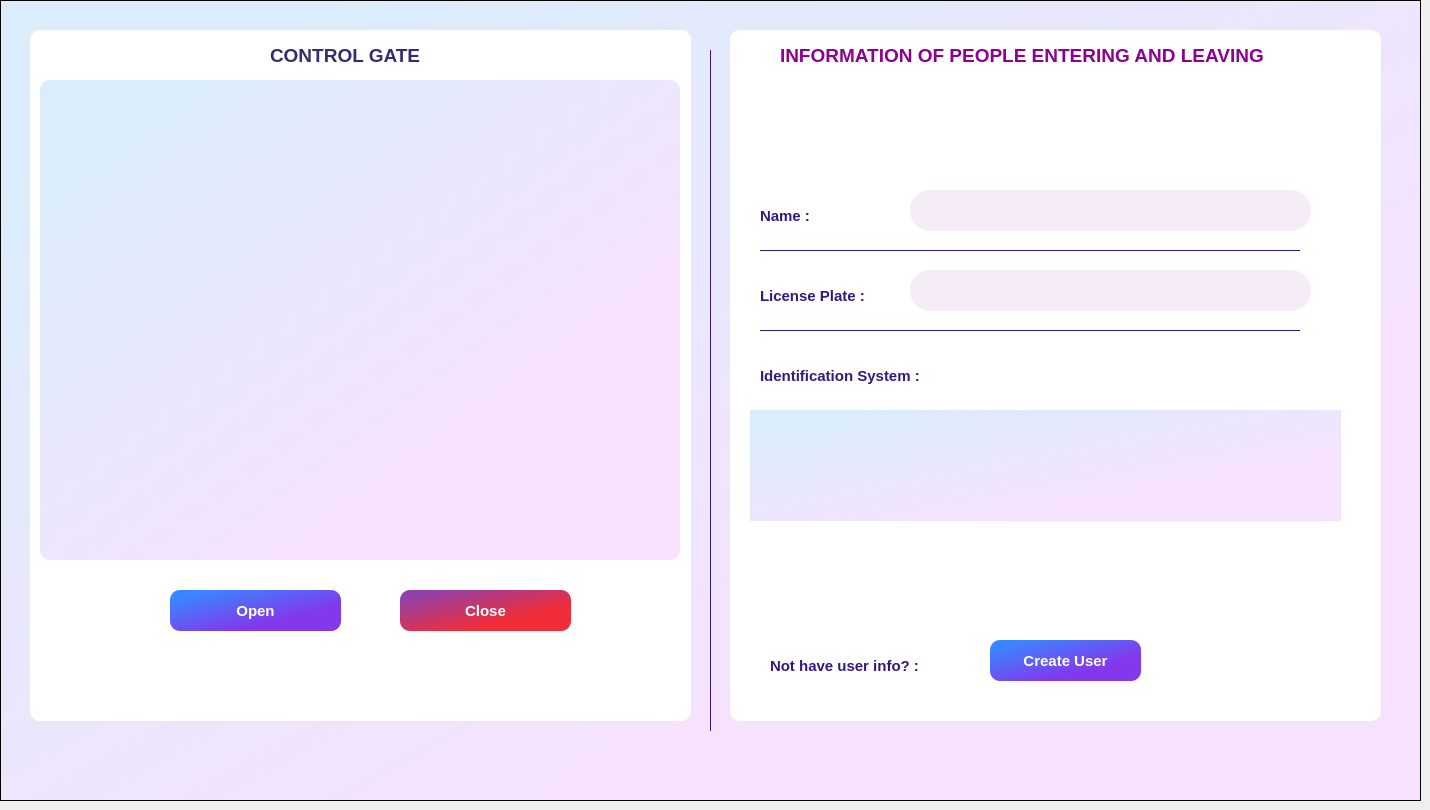
    <widget class="QWidget" name="controlGate">
     <attribute name="title">
      <string>Control Gate</string>
     </attribute>
     <widget class="QFrame" name="frame">
      <property name="geometry">
       <rect>
        <x>0</x>
        <y>0</y>
        <width>1421</width>
        <height>801</height>
       </rect>
      </property>
      <property name="styleSheet">
       <string notr="true">QFrame {
	background-color: #E9E2F8;
background-color: qlineargradient(spread:pad, x1:1, y1:1, x2:0, y2:0, stop:0.306818 rgb(246,226,253), stop:0.886364 rgb(219,237,252));

}</string>
      </property>
      <property name="frameShape">
       <enum>QFrame::StyledPanel</enum>
      </property>
      <property name="frameShadow">
       <enum>QFrame::Raised</enum>
      </property>
      <widget class="QGroupBox" name="groupBox_4">
       <property name="geometry">
        <rect>
         <x>730</x>
         <y>30</y>
         <width>651</width>
         <height>691</height>
        </rect>
       </property>
       <property name="mouseTracking">
        <bool>true</bool>
       </property>
       <property name="tabletTracking">
        <bool>false</bool>
       </property>
       <property name="styleSheet">
        <string notr="true">QGroupBox{
	background-color: #fff;
    border: none;
    border-radius: 10px
}</string>
       </property>
       <property name="title">
        <string/>
       </property>
       <property name="checkable">
        <bool>false</bool>
       </property>
       <widget class="QLineEdit" name="txtUsername">
        <property name="geometry">
         <rect>
          <x>180</x>
          <y>160</y>
          <width>401</width>
          <height>41</height>
         </rect>
        </property>
        <property name="font">
         <font>
          <family>Segoe UI</family>
          <pointsize>10</pointsize>
          <weight>75</weight>
          <bold>true</bold>
         </font>
        </property>
        <property name="styleSheet">
         <string notr="true">QLineEdit{
	border-radius: 20px;
	padding-left: 12px;
	color: #371881;
background-color: #f5ecf8;
}</string>
        </property>
        <property name="text">
         <string/>
        </property>
       </widget>
       <widget class="QLabel" name="label_2">
        <property name="geometry">
         <rect>
          <x>30</x>
          <y>300</y>
          <width>540</width>
          <height>1</height>
         </rect>
        </property>
        <property name="styleSheet">
         <string notr="true">QLabel {
	background-color: #371881;
}</string>
        </property>
        <property name="text">
         <string/>
        </property>
       </widget>
       <widget class="QLabel" name="label_4">
        <property name="geometry">
         <rect>
          <x>30</x>
          <y>220</y>
          <width>540</width>
          <height>1</height>
         </rect>
        </property>
        <property name="styleSheet">
         <string notr="true">QLabel {
	background-color: #371881;
}</string>
        </property>
        <property name="text">
         <string/>
        </property>
       </widget>
       <widget class="QLineEdit" name="txtLicensePlate">
        <property name="geometry">
         <rect>
          <x>180</x>
          <y>240</y>
          <width>401</width>
          <height>41</height>
         </rect>
        </property>
        <property name="font">
         <font>
          <family>Segoe UI</family>
          <pointsize>10</pointsize>
          <weight>75</weight>
          <bold>true</bold>
         </font>
        </property>
        <property name="styleSheet">
         <string notr="true">QLineEdit{
	border-radius: 20px;
	padding-left: 12px;
	color: #371881;
	background-color: #f5ecf8;
}</string>
        </property>
        <property name="text">
         <string/>
        </property>
       </widget>
       <widget class="QLabel" name="label_16">
        <property name="geometry">
         <rect>
          <x>50</x>
          <y>10</y>
          <width>571</width>
          <height>31</height>
         </rect>
        </property>
        <property name="font">
         <font>
          <family>Segoe UI</family>
          <pointsize>14</pointsize>
          <weight>75</weight>
          <bold>true</bold>
         </font>
        </property>
        <property name="styleSheet">
         <string notr="true">QLabel {
	color: qlineargradient(spread:pad, x1:1, y1:1, x2:0, y2:0, stop:0.306818 rgba(143, 0, 146, 255), stop:0.886364 rgba(0, 100, 245, 255));
background-color: #fff;
 
}</string>
        </property>
        <property name="text">
         <string>INFORMATION OF PEOPLE ENTERING AND LEAVING</string>
        </property>
       </widget>
       <widget class="QLabel" name="label_14">
        <property name="geometry">
         <rect>
          <x>30</x>
          <y>170</y>
          <width>111</width>
          <height>31</height>
         </rect>
        </property>
        <property name="font">
         <font>
          <family>Segoe UI</family>
          <pointsize>11</pointsize>
          <weight>75</weight>
          <bold>true</bold>
         </font>
        </property>
        <property name="styleSheet">
         <string notr="true">QLabel {
	color: #371881;
background-color: #fff;
}</string>
        </property>
        <property name="text">
         <string>Name :</string>
        </property>
       </widget>
       <widget class="QLabel" name="label_15">
        <property name="geometry">
         <rect>
          <x>30</x>
          <y>250</y>
          <width>141</width>
          <height>31</height>
         </rect>
        </property>
        <property name="font">
         <font>
          <family>Segoe UI</family>
          <pointsize>11</pointsize>
          <weight>75</weight>
          <bold>true</bold>
         </font>
        </property>
        <property name="styleSheet">
         <string notr="true">QLabel {
	color: #371881;
background-color: #fff;
}</string>
        </property>
        <property name="text">
         <string>License Plate :</string>
        </property>
       </widget>
       <widget class="QLabel" name="label_lisence">
        <property name="geometry">
         <rect>
          <x>20</x>
          <y>380</y>
          <width>591</width>
          <height>111</height>
         </rect>
        </property>
        <property name="styleSheet">
         <string notr="true">QLabel {
background-color: qlineargradient(spread:pad, x1:1, y1:1, x2:0, y2:0, stop:0.306818 rgb(246,226,253), stop:0.886364 rgb(219,237,252));
   border : none;
}</string>
        </property>
        <property name="text">
         <string/>
        </property>
       </widget>
       <widget class="QLabel" name="label_17">
        <property name="geometry">
         <rect>
          <x>30</x>
          <y>330</y>
          <width>221</width>
          <height>31</height>
         </rect>
        </property>
        <property name="font">
         <font>
          <family>Segoe UI</family>
          <pointsize>11</pointsize>
          <weight>75</weight>
          <bold>true</bold>
         </font>
        </property>
        <property name="styleSheet">
         <string notr="true">QLabel {
	color: #371881;
background-color: #fff;
}</string>
        </property>
        <property name="text">
         <string>Identification System :</string>
        </property>
       </widget>
       <widget class="QLabel" name="label_AddUserControl">
        <property name="geometry">
         <rect>
          <x>40</x>
          <y>620</y>
          <width>191</width>
          <height>31</height>
         </rect>
        </property>
        <property name="font">
         <font>
          <family>Segoe UI</family>
          <pointsize>11</pointsize>
          <weight>75</weight>
          <bold>true</bold>
         </font>
        </property>
        <property name="styleSheet">
         <string notr="true">QLabel {
	color: #371881;
background-color: #fff;
}</string>
        </property>
        <property name="text">
         <string>Not have user info? :</string>
        </property>
       </widget>
       <widget class="QPushButton" name="btn_CreateNewUser">
        <property name="geometry">
         <rect>
          <x>260</x>
          <y>610</y>
          <width>151</width>
          <height>41</height>
         </rect>
        </property>
        <property name="font">
         <font>
          <family>Segoe UI</family>
          <pointsize>11</pointsize>
          <weight>75</weight>
          <bold>true</bold>
         </font>
        </property>
        <property name="cursor">
         <cursorShape>OpenHandCursor</cursorShape>
        </property>
        <property name="styleSheet">
         <string notr="true">
QPushButton#btn_CreateNewUser:hover:!pressed {
    opacity: 0.7;
	border-radius: 10px;
}
QPushButton#btn_CreateNewUser {
   
background-color: qlineargradient(spread:pad, x1:1, y1:1, x2:0, y2:0, stop:0.306818 rgba(143, 0, 146, 255), stop:0.886364 rgba(0, 100, 245, 255));
   border : none;
   color: white;
   border-radius: 10px;
background-color: qlineargradient(spread:pad, x1:1, y1:1, x2:0, y2:0, stop:0.306818 rgb(131,56,236), stop:0.886364 #3a86ff);
}</string>
        </property>
        <property name="text">
         <string>Create User</string>
        </property>
       </widget>
      </widget>
      <widget class="QLabel" name="label_6">
       <property name="geometry">
        <rect>
         <x>710</x>
         <y>50</y>
         <width>1</width>
         <height>681</height>
        </rect>
       </property>
       <property name="maximumSize">
        <size>
         <width>16777215</width>
         <height>16777215</height>
        </size>
       </property>
       <property name="styleSheet">
        <string notr="true">QLabel {
	background-color: #371881 !important;
}</string>
       </property>
       <property name="text">
        <string/>
       </property>
      </widget>
      <widget class="QGroupBox" name="groupBox">
       <property name="geometry">
        <rect>
         <x>30</x>
         <y>30</y>
         <width>661</width>
         <height>691</height>
        </rect>
       </property>
       <property name="styleSheet">
        <string notr="true">QGroupBox{
	background-color: #fff;
    border: none;
    border-radius: 10px
}</string>
       </property>
       <property name="title">
        <string/>
       </property>
       <widget class="QPushButton" name="btnOpen">
        <property name="geometry">
         <rect>
          <x>140</x>
          <y>560</y>
          <width>171</width>
          <height>41</height>
         </rect>
        </property>
        <property name="font">
         <font>
          <family>Segoe UI</family>
          <pointsize>11</pointsize>
          <weight>75</weight>
          <bold>true</bold>
         </font>
        </property>
        <property name="cursor">
         <cursorShape>OpenHandCursor</cursorShape>
        </property>
        <property name="styleSheet">
         <string notr="true">
QPushButton#btnOpen {
   border : none;
   color: white;
   border-radius: 10px;
background-color: qlineargradient(spread:pad, x1:1, y1:1, x2:0, y2:0, stop:0.306818 rgb(131,56,236), stop:0.886364 #3a86ff);
}</string>
        </property>
        <property name="text">
         <string>Open</string>
        </property>
       </widget>
       <widget class="QLabel" name="lbCamera">
        <property name="geometry">
         <rect>
          <x>10</x>
          <y>50</y>
          <width>640</width>
          <height>480</height>
         </rect>
        </property>
        <property name="styleSheet">
         <string notr="true">QLabel {
background-color: qlineargradient(spread:pad, x1:1, y1:1, x2:0, y2:0, stop:0.306818 rgb(246,226,253), stop:0.886364 rgb(219,237,252));
   border : none;
border-radius : 10px;
}</string>
        </property>
        <property name="text">
         <string/>
        </property>
       </widget>
       <widget class="QPushButton" name="btnCancel">
        <property name="geometry">
         <rect>
          <x>370</x>
          <y>560</y>
          <width>171</width>
          <height>41</height>
         </rect>
        </property>
        <property name="font">
         <font>
          <family>Segoe UI</family>
          <pointsize>11</pointsize>
          <weight>75</weight>
          <bold>true</bold>
         </font>
        </property>
        <property name="cursor">
         <cursorShape>OpenHandCursor</cursorShape>
        </property>
        <property name="styleSheet">
         <string notr="true">
QPushButton#btnCancel {
   background-color: qlineargradient(spread:pad, x1:1, y1:1, x2:0, y2:0, stop:0.306818 rgba(241,45,55), stop:0.886364 rgba(146,65,168));
   border : none;
   color: white;
   border-radius: 10px;
}</string>
        </property>
        <property name="text">
         <string>Close</string>
        </property>
       </widget>
       <widget class="QLabel" name="label_19">
        <property name="geometry">
         <rect>
          <x>240</x>
          <y>10</y>
          <width>191</width>
          <height>31</height>
         </rect>
        </property>
        <property name="font">
         <font>
          <family>Segoe UI</family>
          <pointsize>14</pointsize>
          <weight>75</weight>
          <bold>true</bold>
         </font>
        </property>
        <property name="styleSheet">
         <string notr="true">QLabel { 
	color: #342e6d;
background-color: #fff;
}</string>
        </property>
        <property name="text">
         <string>CONTROL GATE</string>
        </property>
       </widget>
      </widget>
     </widget>
    </widget>
